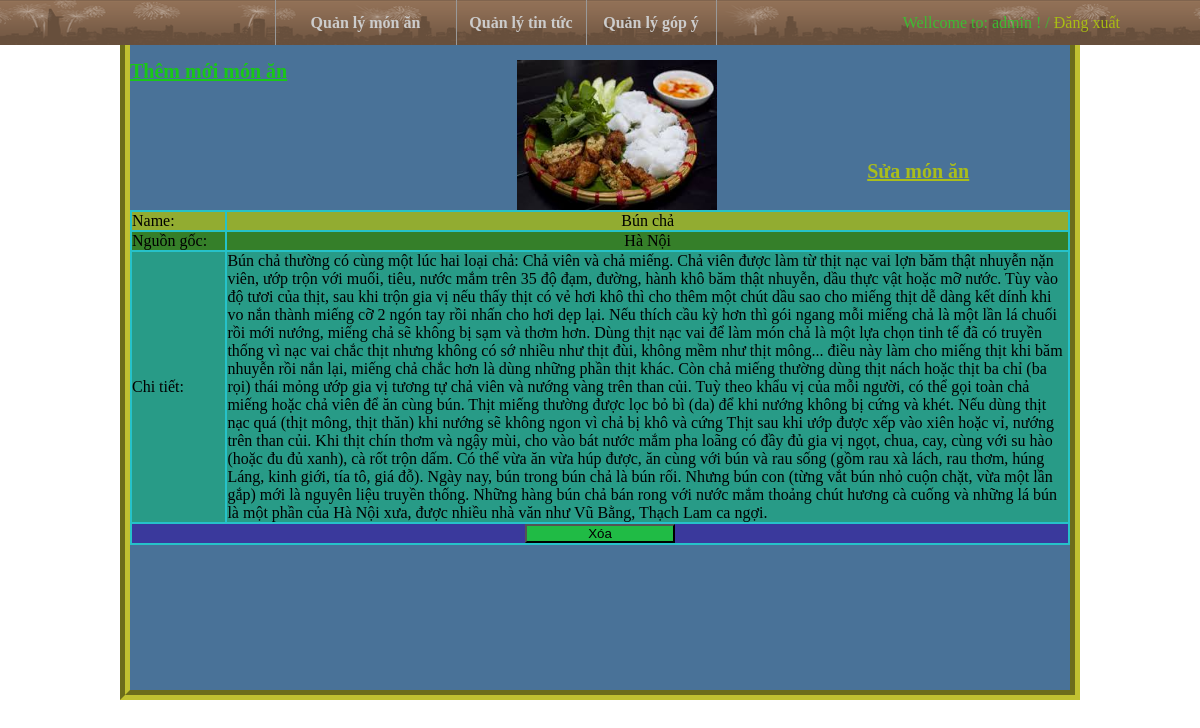
/admin/index.php?index=chitietmon&id=3 (signed in), run on the app's committed database.
### tables this page shows
CREATE TABLE IF NOT EXISTS `cac_mon_an` (
`id` int(11) NOT NULL,
  `name` varchar(50) NOT NULL,
  `nguon_goc` varchar(50) NOT NULL,
  `chi_tiet` varchar(5000) NOT NULL,
  `img` varchar(55) NOT NULL,
  `khai_quat` varchar(555) NOT NULL
);

### admin/index/chitietmon.php (the view, shortened to what this page needs)
<?php
	$id=$_GET['id'];
	$result=mysql_query("select * from cac_mon_an where id=".$id);
	$row = mysql_fetch_array($result);
 ?>
 <a style="margin:50px 0 0 0; float:left;font-size:20px;color:#19C717;font-weight:bold;" href="?index=themmonan">Thêm mới món ăn</a>
 <img style="display:block;width:200px;height:150px;margin:50px 0 0 230px;float:left" src="../images/<?php echo $row['img']; ?>"/>
 <a style="margin:150px 0 0 150px;font-size:20px;float:left;font-weight:bold;color:#AABD1C" href="index.php?index=suamonan&id=<?php echo $row['id']; ?>">Sửa món ăn</a>
 <form action="index/xulyxoamonan.php" method="post">
  <table style="margin:auto;" width="100%" bgcolor="#26C2C9">
	<tr>
    	<td width="10%" bgcolor="#92AC31">Name:</td>
        <td width="90%" align="center" bgcolor="#92AC31"><?php echo $row['name'] ?></td>
    </tr>
	<tr>
    	<td bgcolor="#357F29">Nguồn gốc:</td>
        <td align="center" bgcolor="#357F29"><?php echo $row['nguon_goc'] ?></td>
    </tr>
	<tr>
    	<td bgcolor="#289B87">Chi tiết:</td>
        <td bgcolor="#289B87"><?php echo $row['chi_tiet'] ?></td>
    </tr>
	<tr>
    	<td colspan="2" align="center" bgcolor="#3A399C"><input style="width:150px;background:#20BB45" type="submit" value="Xóa" /></td>
    </tr>
  </table>
</form>

### admin/css/css.css (style rules this page uses)
* { margin:0; padding:0; }
body { font-family:Georgia, "Times New Roman", Times, serif; }

### data on the page
cac_mon_an: img (picture), name "Bún chả", nguon_goc "Hà Nội", chi_tiet "Bún chả thường có cùng một lúc hai loại chả: Chả viên và chả miếng. Chả viên được làm từ thịt nạc vai lợn băm thật nhuyễn nặn viên, ướp trộn với muối, tiêu, nước mắm trên 35 độ đạm, đường, hành khô băm thật nhuyễn, dầu thực vật hoặc mỡ nước. Tùy vào độ tươi của thịt, sau khi trộn gia vị nếu thấy thịt có vẻ hơi khô thì cho thêm một chút dầu sao cho miếng thịt dễ dàng kết dính khi vo nắn thành miếng cỡ 2 ngón tay rồi nhấn cho hơi dẹp lại. Nếu thích cầu kỳ hơn thì gói ngang mỗi miếng chả là một lần lá chuối rồi mới nướng, miếng chả sẽ không bị sạm và thơm hơn. Dùng thịt nạc vai để làm món chả là một lựa chọn tinh tế đã có truyền thống vì nạc vai chắc thịt nhưng không có sớ nhiều như thịt đùi,…"

### other printed values
$_SESSION['user'] "admin"
